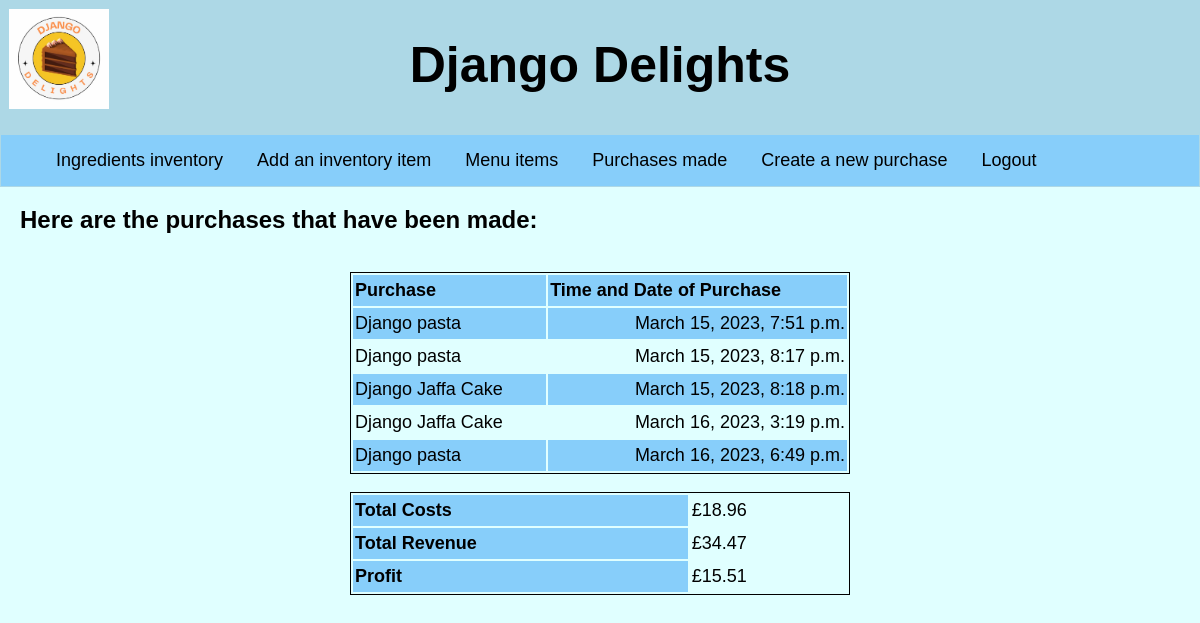
/view_purchases (signed in), run on an earlier commit of the app's database.
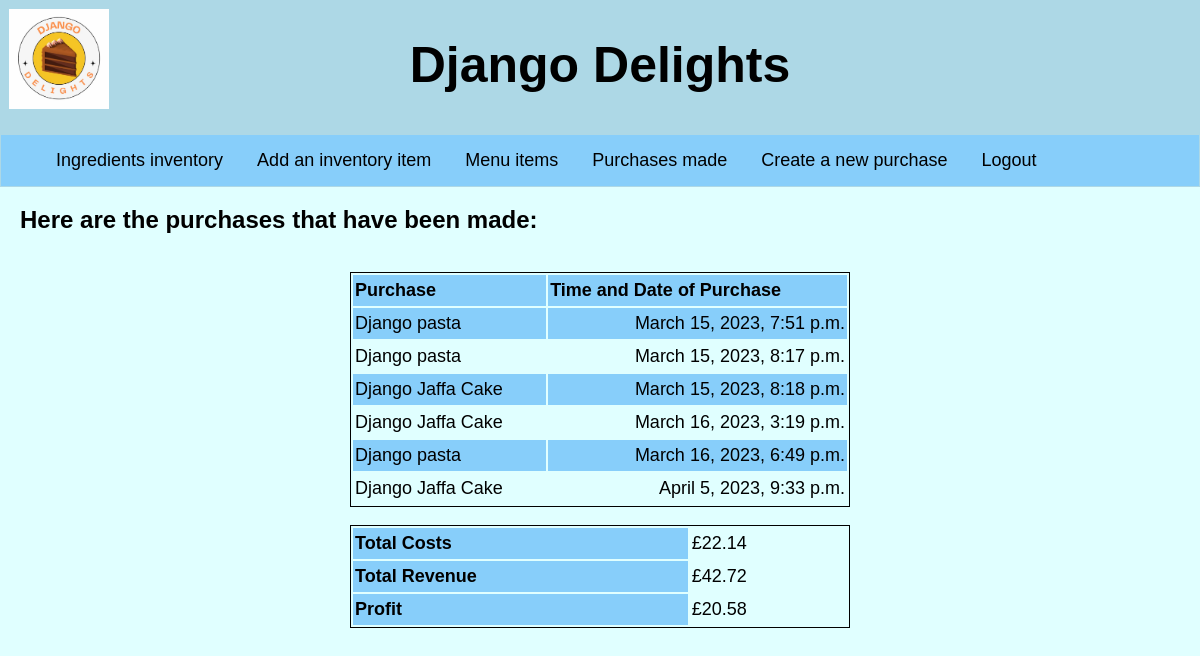
And on a later commit of the database.
### inventory/models.py (models this page shows, shortened)
class Purchase(models.Model):
    menu_item = models.ForeignKey(MenuItem, on_delete=models.CASCADE)
    timestamp = models.DateTimeField(auto_now_add=True)

class MenuItem(models.Model):
    name = models.CharField(max_length=50)
    price = models.FloatField()

### inventory/views.py (the view)
# urls.py: path("view_purchases", views.ViewPurchases.as_view(), name="view_purchases"),
class ViewPurchases(LoginRequiredMixin,TemplateView):
    template_name = "inventory/view_purchases.html"
    def get_context_data(self, **kwargs):
        context = super().get_context_data(**kwargs)
        context["purchases"] = Purchase.objects.all()
        total_cost = 0
        for purchase in Purchase.objects.all():
            for requirement in purchase.menu_item.reciperequirements_set.all():
                total_cost += requirement.ingredient.price
        total_revenue = 0
        for purchase in Purchase.objects.all():
            total_revenue += purchase.menu_item.price
        context["cost"] = round(total_cost, 2)
        context["revenue"] = round(total_revenue, 2)
        context["profit"] = round(total_revenue - total_cost, 2)
        return context

### inventory/templates/inventory/view_purchases.html (shortened to what this page needs)
{% extends 'base.html' %}
{% block content %}
<h2>Here are the purchases that have been made:</h2>
<br>
<table class="table">
    <tr>
        <th>Purchase</th>
        <th>Time and Date of Purchase</th>
    </tr>
    {% for purchase in purchases %}
    <tr>
        <td>{{purchase.menu_item.name}}</td>
        <td id="timestamp">{{purchase.timestamp}}</td>
    </tr>
    {% endfor %}
</table>
<br>
<table>
    <tr>
        <th scope="row">Total Costs</th>
        <td>£{{cost}}</td>
    </tr>
    <tr>
        <th scope="row">Total Revenue</th>
        <td>£{{revenue}}</td>
    </tr>
    <tr>
        <th scope="row">Profit</th>
        <td>£{{profit}}</td>
    </tr>
</table>
{% endblock %}

What changed in the data, as far as the page shows it:
added Purchase: menu_item.name "Django Jaffa Cake", timestamp "April 5, 2023, 9:33 p.m."
Also different on the page:
{{ cost }}: "18.96" → "22.14"
{{ revenue }}: "34.47" → "42.72"
{{ profit }}: "15.51" → "20.58"
